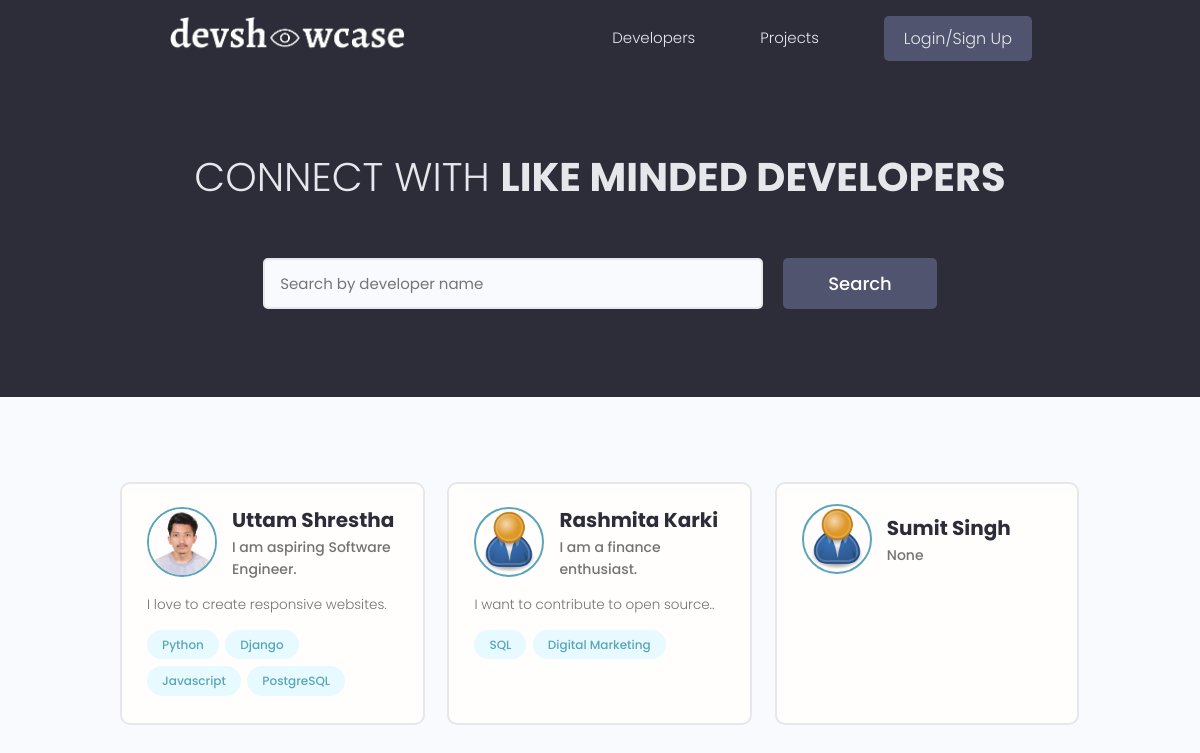
The app's page /, older data.
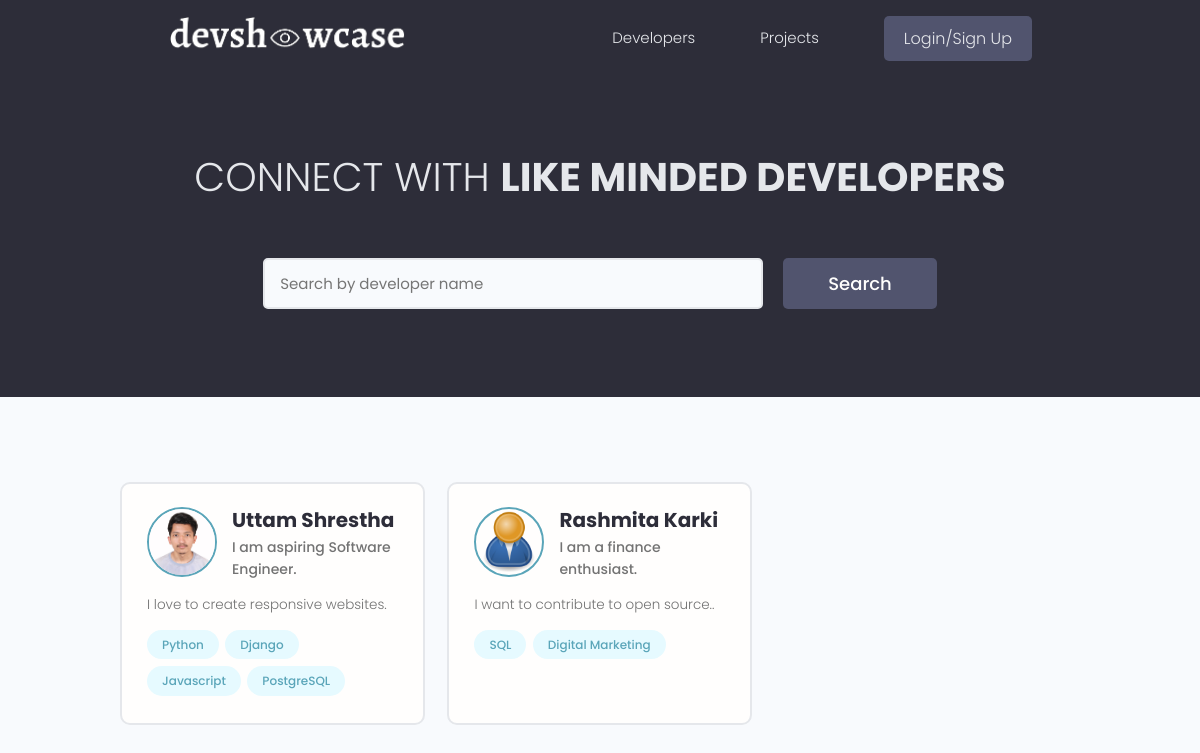
The same page, newer data.
### users/models.py (models this page shows, shortened)
class Profile(models.Model):
    user = models.OneToOneField(User, on_delete=models.CASCADE, null = True, blank = True)  # User has one to one relationship with their Profile means user can create only one Profile.
    name = models.CharField(max_length = 100, blank = True, null = True)
    email = models.EmailField(max_length = 50, blank = True, null = True)
    username = models.CharField(max_length = 20, blank = True, null = True)
    short_intro = models.CharField(max_length = 200, blank = True, null = True)
    location = models.CharField(max_length = 200, blank = True, null = True)
    bio = models.TextField(blank = True, null = True)
    profile_image = models.ImageField(null = True, blank = True, upload_to = 'users/', default='users/user-default.png')
    social_github = models.CharField(max_length = 200, blank = True, null = True)     # user can add github
    social_linkedin = models.CharField(max_length = 200, blank = True, null = True)   # user can add linkedin
    social_website = models.CharField(max_length = 200, blank = True, null = True)    # user can add their website.
    created = models.DateTimeField(auto_now_add=True)
    id = models.UUIDField(default = uuid.uuid4, primary_key = True, editable = False)
    class Meta:
        ordering = ['created']

class Skill(models.Model):
    owner = models.ForeignKey(Profile, on_delete=models.CASCADE, blank = True, null = True) # when Profile is deleted, delete skill too.
    name = models.CharField(null = True, blank = True, max_length = 40) # name of the skill that user has
    description = models.TextField(null = True, blank= True)
    created = models.DateTimeField(auto_now_add=True)
    id = models.UUIDField(default = uuid.uuid4, primary_key = True, editable = False)
    def __str__(self):
        return self.name

### users/views.py (the view)
# urls.py: path('', views.Profile, name= 'profiles'),
def Profile(request):
    search_query = '' # set the search query to empty string
    if request.GET.get('search_query'):
        search_query = request.GET.get('search_query') # get the search query and store inside search query
    skills = models.Skill.objects.filter(name__icontains = search_query)
    profiles = models.Profile.objects.distinct().filter(Q(name__icontains=search_query) |
    Q(short_intro__icontains = search_query) |
    Q(skill__in=skills)) # filter the profile which contains name, title and skills and store in profiles.
    page = request.GET.get('page')
    results = 3
    paginator = Paginator(profiles, results)
    try:
        profiles = paginator.page(page)
    except PageNotAnInteger:
        page = 1
        profiles = paginator.page(page)
    except EmptyPage:
        page = paginator.num_pages
        profiles = paginator.page(page)
    context = {'profiles': profiles, 'search_query': search_query, 'paginator': paginator}    # set profiles [key] and profiles [value] to use in template later.
    return render(request, 'users/profiles.html', context)  # pass context to use those variables in template.

### template/users/profiles.html (shortened to what this page needs)
{% extends 'application/main.html' %}
{% block content %}
  <main class="home">
    <section class="hero-section text-center">
      <div class="container container--narrow">
        <div class="hero-section__box">
          <h2>CONNECT WITH <span>LIKE MINDED DEVELOPERS</span></h2>
        </div>
        <div class="hero-section__search">
          <form id="searchForm" class="form" action="{% url 'profiles' %}" method="get">
            <div class="form__field">
              <input class="input input--text" id="formInput#search" type="text" name="search_query" value = '{{search_query}}'
                placeholder="Search by developer name" />
            </div>
            <input class="btn btn--sub btn--lg" type="submit" value="Search" />
          </form>
        </div>
      </div>
    </section>
    <section class="devlist">
      <div class="container">
        <div class="grid grid--three">
        {% for profile in profiles %}
          <div class="column card">
            <div class="dev">
              <a href="{% url 'user-profile' profile.pk %}" class="card__body">
                <div class="dev__profile">
                  <img class="avatar avatar--md" src="{{profile.profile_image.url}}" alt="image" />
                  <div class="dev__meta">
                    <h3>{{profile.name}}</h3>
                    <h5>{{profile.short_intro|slice:"60"}}</h5>
                  </div>
                </div>
                <p class="dev__info">{{profile.bio|slice:"120"}}</p>
                <div class="dev__skills">
                    {% for skill in profile.skill_set.all|slice:"5" %}
                    <span class="tag tag--pill tag--main">
                        <small>{{skill}}</small>
                    </span>
                    {% endfor %}
                </div>
              </a>
            </div>
          </div>
          {% endfor %}
        </div>
      </div>
    </section>
  </main>
{% endblock %}

Row changes from the older to the newer data that the page shows:
removed Profile: profile_image (placeholder picture), name "Sumit Singh", short_intro "None"
